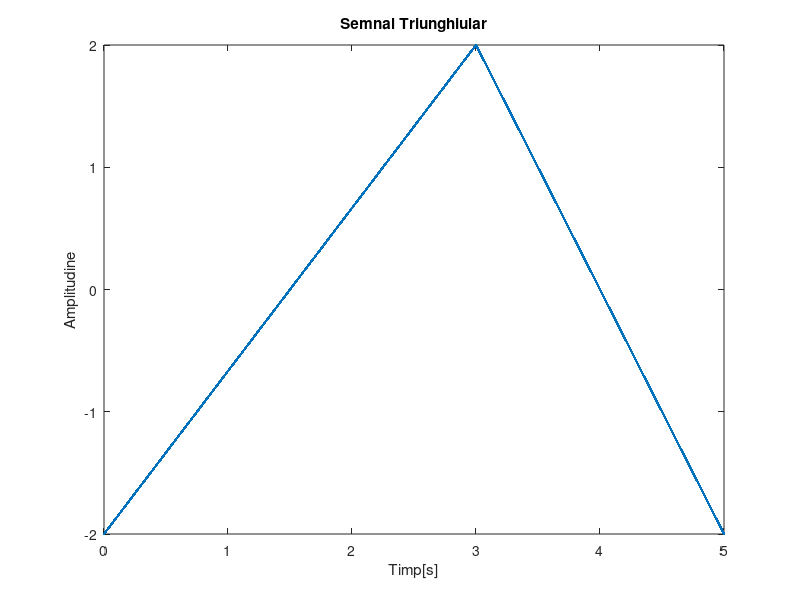
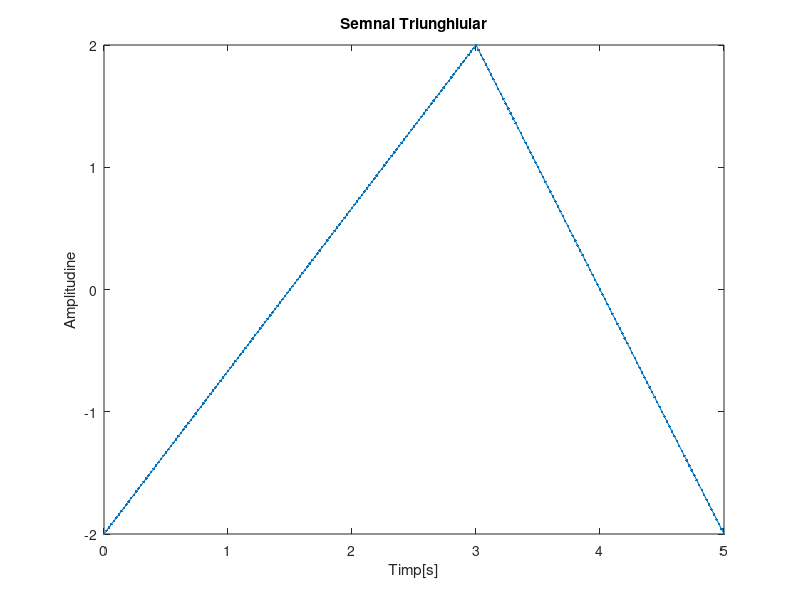
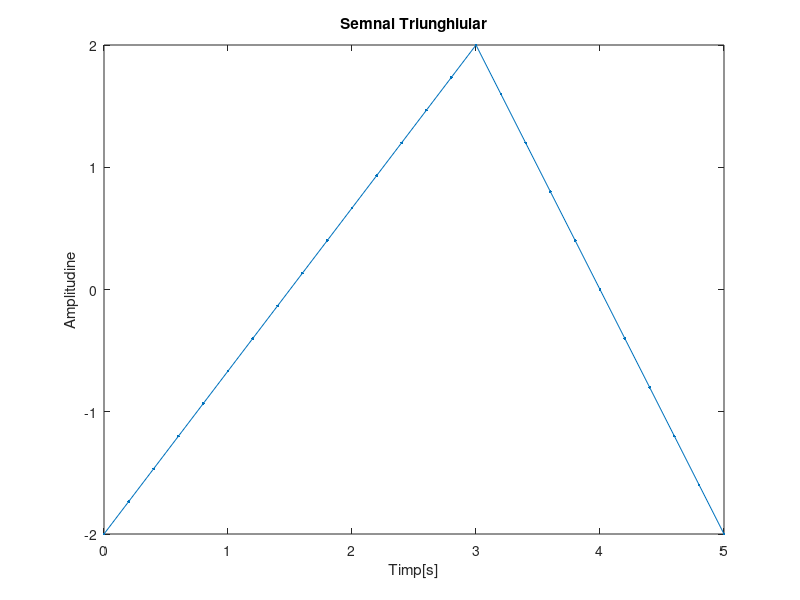

Source code (MATLAB) for these figures, in order:
figure (1)
t=(0:0.002:5);%timpul de la 0 la 5 secunde cu rezolutie temporara de 2ms
x=2*sawtooth (0.4*pi*t,0.6);
plot (t,x,'.-');
axis ([0 5 -2 2])
title ('Semnal Triunghiular')
xlabel ('Timp[s]')
ylabel('Amplitudine')

figure (2)
t=(0:0.02:5);%timpul de la 0 la 5 secunde cu rezolutie temporara de 20ms
x=2*sawtooth (0.4*pi*t,0.6);
plot (t,x,'.-');
axis ([0 5 -2 2])
title ('Semnal Triunghiular')
xlabel ('Timp[s]')
ylabel('Amplitudine')

figure (3)
t=(0:0.2:5);%timpul de la 0 la 5 secunde cu rezolutie temporara de 200ms
x=2*sawtooth (0.4*pi*t,0.6);
plot (t,x,'.-');
axis ([0 5 -2 2])
title ('Semnal Triunghiular')
xlabel ('Timp[s]')
ylabel('Amplitudine')